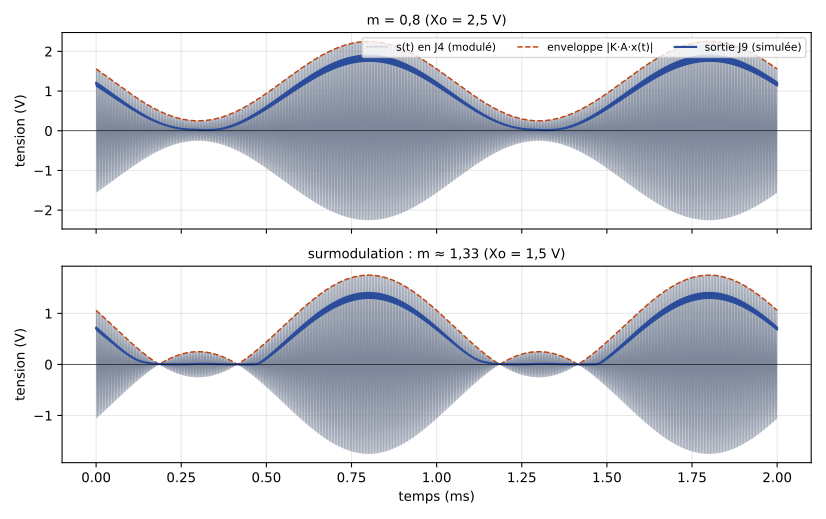

The script that saved this image:
"""EANA4 TP 4/5 — Modulation AM (m = 0,8) et sortie du détecteur d'enveloppe (D2, R5, C5).
Simulation (Complément) avec les valeurs de la maquette [poly, p. 45] : K = 0,1 V^-1 (AD633),
porteuse 455 kHz 10 Vcàc, modulant 1 kHz 4 Vcàc, Xo = 2,5 V ; R5 = 5,6 kΩ, C5 = 4,7 nF ;
diode Schottky modélisée par une loi exponentielle (Is = 2 nA, n = 1, soit ≈ 0,4 V à 10 mA)."""
import numpy as np
import matplotlib
matplotlib.use("Agg")
import matplotlib.pyplot as plt
plt.rcParams.update({"font.family": "sans-serif", "font.size": 10, "svg.fonttype": "none"})
BLEU, GRIS, ORANGE = "#2B4C9B", "#7E889B", "#C2410C"

K, A, Xm, f0, fm = 0.1, 5.0, 2.0, 455e3, 1e3
R, C, Is, VT = 5.6e3, 4.7e-9, 2e-9, 0.02585


def simule(Xo, duree=2.2e-3, dt=5e-9):
    t = np.arange(0, duree, dt)
    s = K * A * (Xo + Xm * np.cos(2 * np.pi * fm * t)) * np.cos(2 * np.pi * f0 * t)
    v = np.zeros_like(t)
    a = C / dt
    for k in range(1, len(t)):               # Euler implicite, résolu par Newton
        x = v[k - 1]
        for _ in range(6):
            e = np.exp(min((s[k] - x) / VT, 40.0))
            g = a * (x - v[k - 1]) + x / R - Is * (e - 1)
            dg = a + 1 / R + Is * e / VT
            x -= g / dg
        v[k] = x
    return t, s, v


fig, axes = plt.subplots(2, 1, figsize=(8.6, 5.4), sharex=True)
for a, Xo, titre in [(axes[0], 2.5, "m = 0,8 (Xo = 2,5 V)"), (axes[1], 1.5, "surmodulation : m ≈ 1,33 (Xo = 1,5 V)")]:
    t, s, v = simule(Xo)
    garde = t > 0.2e-3
    tt = (t[garde] - 0.2e-3) * 1e3
    a.plot(tt, s[garde], color=GRIS, lw=0.3, label="s(t) en J4 (modulé)")
    env = K * A * np.abs(Xo + Xm * np.cos(2 * np.pi * fm * t[garde]))
    a.plot(tt, env, color=ORANGE, lw=1.1, ls="--", label="enveloppe |K·A·x(t)|")
    a.plot(tt, v[garde], color=BLEU, lw=1.6, label="sortie J9 (simulée)")
    a.axhline(0, color="black", lw=0.5)
    a.set_title(titre, fontsize=10)
    a.set_ylabel("tension (V)")
    a.grid(alpha=0.3)
axes[0].legend(loc="upper right", fontsize=8, ncol=3)
axes[1].set_xlabel("temps (ms)")
fig.tight_layout()
fig.savefig("tp04-detecteur-enveloppe.svg")
